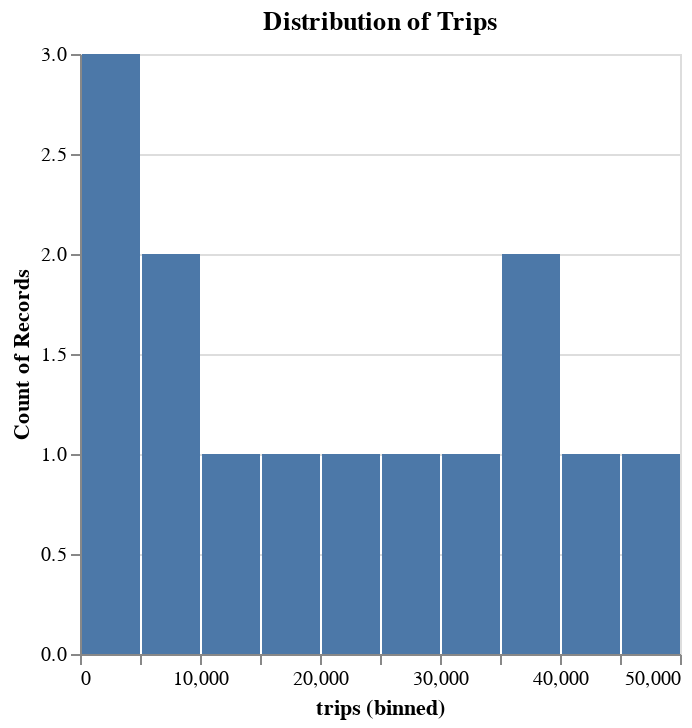

The notebook cell saved with this chart:
### Code cell
#2. Histogram of Trips
hist_trips = alt.Chart(data).mark_bar().encode(
    alt.X('trips:Q', bin=True),
    y='count()',
    tooltip=['trips', 'count()']
).properties(
    title='Distribution of Trips'
)
hist_trips

### Figure 1 — Vega-Lite specification as saved in the notebook (floating-point values rounded to 4 significant figures; data arrays with more than 128 entries replaced by an {"elided": "..."} marker saying what was removed)
{"config": {"view": {"continuousWidth": 300, "continuousHeight": 300}}, "data": {"name": "data-d1b40201a282773a8bf9345ea39531da"}, "mark": {"type": "bar"}, "encoding": {"tooltip": [{"field": "trips", "type": "quantitative"}, {"aggregate": "count", "type": "quantitative"}], "x": {"bin": true, "field": "trips", "type": "quantitative"}, "y": {"aggregate": "count", "type": "quantitative"}}, "title": "Distribution of Trips", "$schema": "https://vega.github.io/schema/vega-lite/v5.17.0.json", "datasets": {"data-d1b40201a282773a8bf9345ea39531da": {"elided": "354 records"}}}
